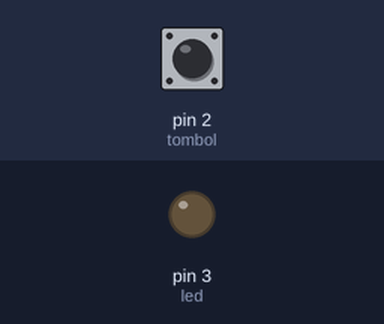
Recording of a sketch running on a simulated Arduino Uno, built with avr-gcc and run on an emulated ATmega328P. Shown: output pins drawn as LEDs (lit = HIGH). The inputs (shaded band) are chosen by the test bench; at power-on: pin 2 (tombol) LOW. What the sketch prints to the serial monitor is not drawn.

Above: at 1.2 s.
1.3 s: pin 2 (tombol) pulled HIGH for 0.15 s
At 1.38 s:
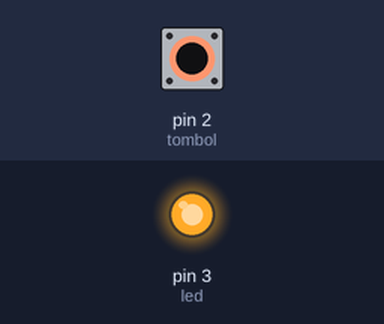
2.9 s: pin 2 (tombol) pulled HIGH for 3.2 s
At 6.9 s:
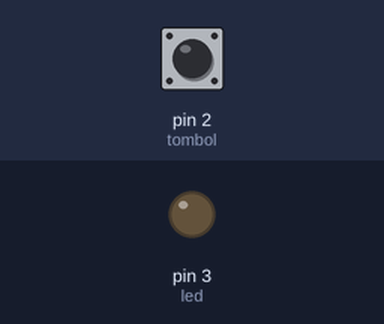
Timing chart, 0 to 8.4 s (numbered marks = the images above; inputs shaded):
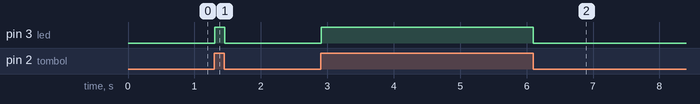

The sketch:

led_push_button.ino
```cpp
byte tombol = 2;
byte status_tombol;
byte led = 3;
void setup() {
  Serial.begin(9600);
  pinMode(tombol, INPUT);
  pinMode(led, OUTPUT);
}
void loop() {
  status_tombol = digitalRead(tombol);
  Serial.println(status_tombol);
  digitalWrite(led, status_tombol);
}
```

Measured:
- after the input at 1.3 s, pin 3 (led): LOW → HIGH at once, → LOW 0.15 s later
- after the input at 2.9 s, pin 3 (led): LOW → HIGH at once, → LOW 3.2 s later
